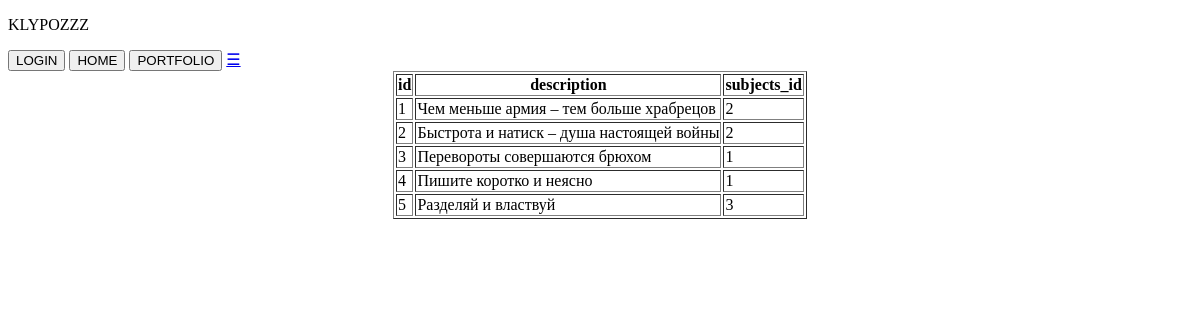
Screenshot of /portfolio.php with the database file from the repository.
### tables this page shows
CREATE TABLE `tasks` (
  `id` bigint(20) NOT NULL,
  `description` text NOT NULL,
  `subjects_id` bigint(20) NOT NULL
);

### portfolio.php (the view, shortened to what this page needs)
<!DOCTYPE html>
<html lang="en">
<head>
	<link rel="stylesheet" href="style_2.css">
	<link href="http://fonts.fontstorage.com/import/opensans.css" ref="stylesheet">
</head>
<body>
	<header>
		<div class="header__logo"><p>KLYPOZZZ</p></div>
		<nav>
			<div class="topnav" id="myTopnav">
				<button onclick="location.href = 'login.php';" id=home>LOGIN</button>
				<button onclick="location.href = 'index.php';" id=home>HOME</button>
				<button onclick="location.href = 'portfolio.php';" id=portfolio>PORTFOLIO</button>
			<a href="#" id="menu" class="icon">&#9776</a>
		</div>
		</nav>
	</header>
	<table align=center border="1">
	<tr>
	  <th>id</th>
	  <th>description</th>
	  <th>subjects_id</th>
	</tr>
	<?php
	  $conn = mysqli_connect("localhost", "root", "root", "janna");
	  $sql = "SELECT * FROM tasks";
	  $result = $conn->query($sql);
	  if ($result->num_rows > 0) {
	    while($row = $result->fetch_assoc()) {
	      echo "<tr><td>" . $row["id"]. "</td><td>" . $row["description"] . "</td><td>". $row["subjects_id"]. "</td></tr>";
	    }
	  } else {
	    echo "0 results";
	  }
	?>
	</table>
</body>
</html>

### rows the page displays
tasks: id "1", description "Чем меньше армия – тем больше храбрецов", subjects "2"
tasks: id "2", description "Быстрота и натиск – душа настоящей войны", subjects "2"
tasks: id "3", description "Перевороты совершаются брюхом", subjects "1"
tasks: id "4", description "Пишите коротко и неясно", subjects "1"
tasks: id "5", description "Разделяй и властвуй", subjects "3"
